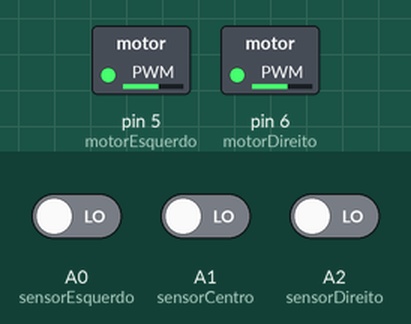
The sketch below on a simulated Arduino Uno, built with avr-gcc and run on an emulated ATmega328P. On the bench: switched loads named in the sketch (green lamp = pin HIGH). The inputs (shaded band) are chosen by the test bench; at power-on: A0 (sensorEsquerdo) LOW, A1 (sensorCentro) LOW, A2 (sensorDireito) LOW. What the sketch prints to the serial monitor is not drawn.

Above: at 0.1 s.
Timing chart, 0 to 1.6 s (numbered marks = the images above):
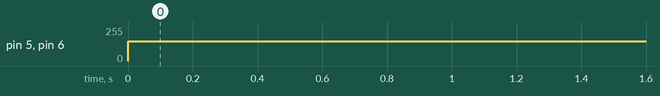

Measured:
- by itself, pin 5 (motorEsquerdo), pin 6 (motorDireito): 0/255 → 150/255 at 0.00 s

The sketch:

pidseguelinha.ino
```cpp
#include <PID_v1.h>

// Define os pinos dos sensores de linha
const int sensorEsquerdo = A0;
const int sensorCentro = A1;
const int sensorDireito = A2;

// Define os pinos dos motores
const int motorEsquerdo = 5;
const int motorDireito = 6;

// Parâmetros do PID
double setpoint = 0; // Valor de referência (sensor do meio)
double input, output;
double Kp = 1.0; // Constante proporcional
double Ki = 0.1; // Constante integral
double Kd = 0.05; // Constante derivativo
PID pid(&input, &output, &setpoint, Kp, Ki, Kd, DIRECT);

void setup() {
  pinMode(sensorEsquerdo, INPUT);
  pinMode(sensorCentro, INPUT);
  pinMode(sensorDireito, INPUT);
  pinMode(motorEsquerdo, OUTPUT);
  pinMode(motorDireito, OUTPUT);

  Serial.begin(9600);
  pid.SetMode(AUTOMATIC);
}

void loop() {
  int leituraEsquerda = digitalRead(sensorEsquerdo);
  int leituraCentro = digitalRead(sensorCentro);
  int leituraDireita = digitalRead(sensorDireito);

  // Calcula o erro para o PID (sensor do meio - leitura do centro)
  input = leituraCentro;

  // Calcula a saída do PID
  pid.Compute();

  // Ajusta os motores com base na saída do PID
  int velocidadeBase = 150; // Velocidade base dos motores
  int velocidadeEsquerda = velocidadeBase - output;
  int velocidadeDireita = velocidadeBase + output;

  // Limita a velocidade dos motores para valores aceitáveis
  velocidadeEsquerda = constrain(velocidadeEsquerda, 0, 255);
  velocidadeDireita = constrain(velocidadeDireita, 0, 255);

  // Define as velocidades dos motores
  analogWrite(motorEsquerdo, velocidadeEsquerda);
  analogWrite(motorDireito, velocidadeDireita);

  // Exibe informações no monitor serial
  Serial.print("Leituras: ");
  Serial.print(leituraEsquerda);
  Serial.print(" ");
  Serial.print(leituraCentro);
  Serial.print(" ");
  Serial.println(leituraDireita);
  Serial.print("Saída do PID: ");
  Serial.println(output);

  delay(10); // Pequeno atraso para evitar leituras rápidas dos sensores
}
```
